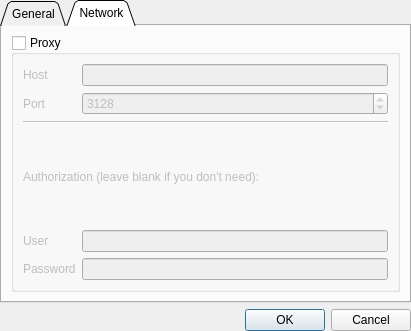
<?xml version="1.0" encoding="UTF-8"?>
<ui version="4.0">
 <class>SettingsWnd</class>
 <widget class="QDialog" name="SettingsWnd">
  <property name="windowModality">
   <enum>Qt::ApplicationModal</enum>
  </property>
  <property name="geometry">
   <rect>
    <x>0</x>
    <y>0</y>
    <width>411</width>
    <height>331</height>
   </rect>
  </property>
  <property name="windowTitle">
   <string>Dialog</string>
  </property>
  <property name="sizeGripEnabled">
   <bool>false</bool>
  </property>
  <property name="modal">
   <bool>true</bool>
  </property>
  <layout class="QVBoxLayout" name="verticalLayout_2">
   <property name="margin">
    <number>0</number>
   </property>
   <item>
    <widget class="QTabWidget" name="tabs">
     <property name="tabPosition">
      <enum>QTabWidget::North</enum>
     </property>
     <property name="tabShape">
      <enum>QTabWidget::Triangular</enum>
     </property>
     <property name="currentIndex">
      <number>1</number>
     </property>
     <property name="elideMode">
      <enum>Qt::ElideLeft</enum>
     </property>
     <property name="usesScrollButtons">
      <bool>true</bool>
     </property>
     <property name="documentMode">
      <bool>false</bool>
     </property>
     <property name="tabsClosable">
      <bool>false</bool>
     </property>
     <property name="movable">
      <bool>false</bool>
     </property>
     <widget class="QWidget" name="general">
      <attribute name="title">
       <string>General</string>
      </attribute>
      <layout class="QHBoxLayout" name="horizontalLayout">
       <item>
        <widget class="QGroupBox" name="groupBox_2">
         <property name="title">
          <string>Text &amp;&amp; Font</string>
         </property>
         <layout class="QFormLayout" name="formLayout">
          <property name="fieldGrowthPolicy">
           <enum>QFormLayout::FieldsStayAtSizeHint</enum>
          </property>
          <item row="1" column="0">
           <widget class="QLabel" name="label_3">
            <property name="text">
             <string>Font</string>
            </property>
           </widget>
          </item>
          <item row="1" column="1">
           <widget class="QFontComboBox" name="fontBoxFr"/>
          </item>
          <item row="2" column="0">
           <widget class="QLabel" name="label_4">
            <property name="text">
             <string>Size</string>
            </property>
           </widget>
          </item>
          <item row="2" column="1">
           <widget class="QSpinBox" name="fontSizeFr">
            <property name="value">
             <number>10</number>
            </property>
           </widget>
          </item>
          <item row="4" column="0" colspan="2">
           <widget class="Line" name="line">
            <property name="orientation">
             <enum>Qt::Horizontal</enum>
            </property>
           </widget>
          </item>
          <item row="6" column="1">
           <widget class="QFontComboBox" name="fontBoxTo"/>
          </item>
          <item row="7" column="1">
           <widget class="QSpinBox" name="fontSizeTo"/>
          </item>
          <item row="6" column="0">
           <widget class="QLabel" name="label_5">
            <property name="text">
             <string>Font</string>
            </property>
           </widget>
          </item>
          <item row="7" column="0">
           <widget class="QLabel" name="label_6">
            <property name="text">
             <string>Size</string>
            </property>
           </widget>
          </item>
          <item row="5" column="0" colspan="2">
           <widget class="QLabel" name="label_7">
            <property name="text">
             <string>Translated text</string>
            </property>
           </widget>
          </item>
          <item row="0" column="0" colspan="2">
           <widget class="QLabel" name="label_8">
            <property name="text">
             <string>Original text</string>
            </property>
           </widget>
          </item>
         </layout>
        </widget>
       </item>
      </layout>
     </widget>
     <widget class="QWidget" name="network">
      <attribute name="title">
       <string>Network</string>
      </attribute>
      <layout class="QVBoxLayout" name="verticalLayout">
       <item>
        <widget class="QGroupBox" name="proxy">
         <property name="title">
          <string>Proxy</string>
         </property>
         <property name="checkable">
          <bool>true</bool>
         </property>
         <property name="checked">
          <bool>false</bool>
         </property>
         <layout class="QGridLayout" name="gridLayout">
          <item row="0" column="0">
           <widget class="QLabel" name="label">
            <property name="text">
             <string>Host</string>
            </property>
           </widget>
          </item>
          <item row="0" column="1">
           <widget class="QLineEdit" name="proxyHost"/>
          </item>
          <item row="1" column="0">
           <widget class="QLabel" name="label_2">
            <property name="text">
             <string>Port</string>
            </property>
           </widget>
          </item>
          <item row="1" column="1">
           <widget class="QSpinBox" name="proxyPort">
            <property name="maximum">
             <number>99999</number>
            </property>
            <property name="value">
             <number>3128</number>
            </property>
           </widget>
          </item>
          <item row="3" column="0" colspan="2">
           <widget class="QLabel" name="label_9">
            <property name="text">
             <string>Authorization (leave blank if you don't need):</string>
            </property>
           </widget>
          </item>
          <item row="4" column="1">
           <widget class="QLineEdit" name="proxyUser"/>
          </item>
          <item row="4" column="0">
           <widget class="QLabel" name="label_10">
            <property name="text">
             <string>User</string>
            </property>
           </widget>
          </item>
          <item row="5" column="0">
           <widget class="QLabel" name="label_11">
            <property name="text">
             <string>Password</string>
            </property>
           </widget>
          </item>
          <item row="5" column="1">
           <widget class="QLineEdit" name="proxyPass">
            <property name="contextMenuPolicy">
             <enum>Qt::NoContextMenu</enum>
            </property>
            <property name="inputMask">
             <string/>
            </property>
            <property name="text">
             <string/>
            </property>
            <property name="echoMode">
             <enum>QLineEdit::PasswordEchoOnEdit</enum>
            </property>
           </widget>
          </item>
          <item row="2" column="0" colspan="2">
           <widget class="Line" name="line_2">
            <property name="orientation">
             <enum>Qt::Horizontal</enum>
            </property>
           </widget>
          </item>
         </layout>
        </widget>
       </item>
      </layout>
     </widget>
    </widget>
   </item>
   <item>
    <widget class="QDialogButtonBox" name="buttonBox">
     <property name="orientation">
      <enum>Qt::Horizontal</enum>
     </property>
     <property name="standardButtons">
      <set>QDialogButtonBox::Cancel|QDialogButtonBox::Ok</set>
     </property>
    </widget>
   </item>
  </layout>
 </widget>
 <resources/>
 <connections>
  <connection>
   <sender>buttonBox</sender>
   <signal>accepted()</signal>
   <receiver>SettingsWnd</receiver>
   <slot>accept()</slot>
   <hints>
    <hint type="sourcelabel">
     <x>248</x>
     <y>254</y>
    </hint>
    <hint type="destinationlabel">
     <x>157</x>
     <y>274</y>
    </hint>
   </hints>
  </connection>
  <connection>
   <sender>buttonBox</sender>
   <signal>rejected()</signal>
   <receiver>SettingsWnd</receiver>
   <slot>reject()</slot>
   <hints>
    <hint type="sourcelabel">
     <x>316</x>
     <y>260</y>
    </hint>
    <hint type="destinationlabel">
     <x>286</x>
     <y>274</y>
    </hint>
   </hints>
  </connection>
 </connections>
</ui>
